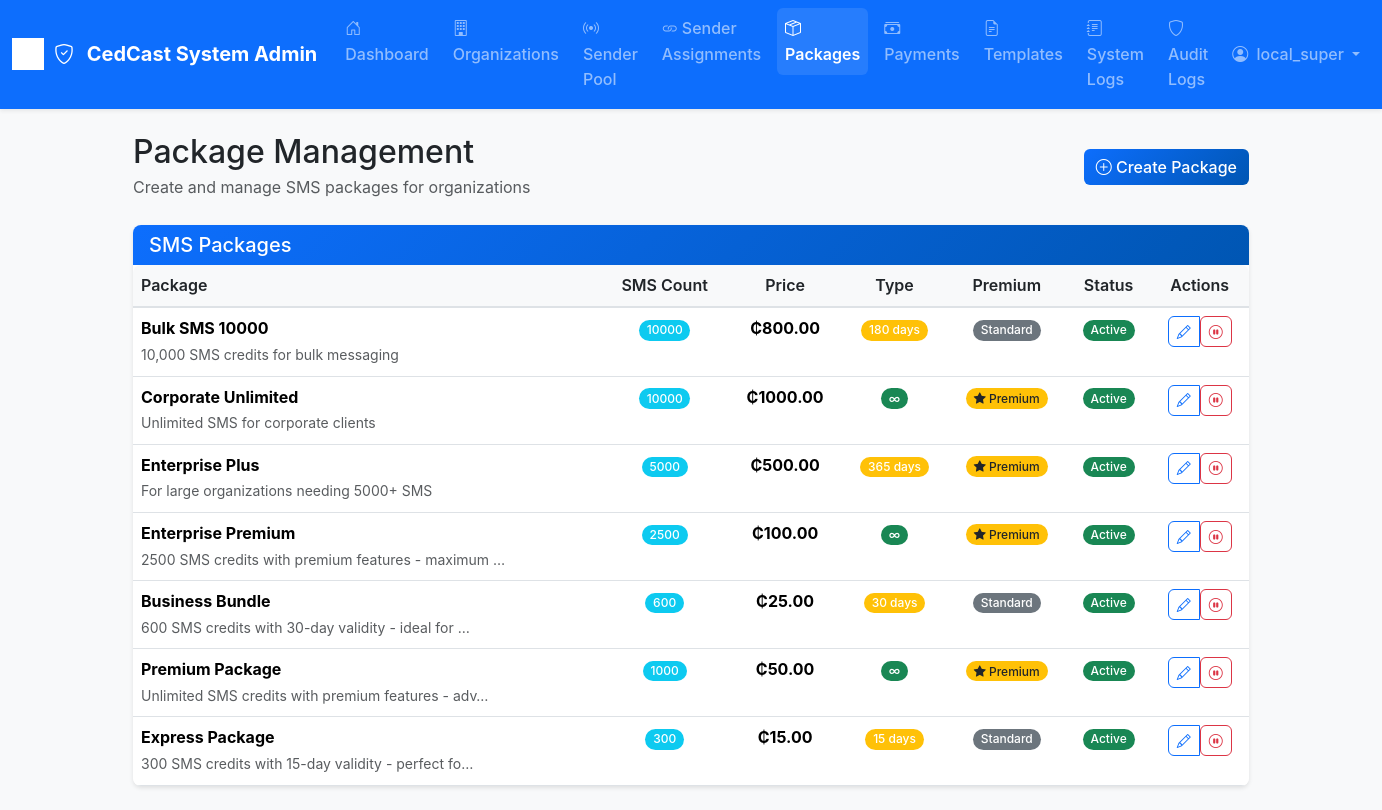
Screenshot of /super/packages/ (signed in) with the database file from the repository.
### core/models.py (models this page shows, shortened)
class User(AbstractUser):
	SUPER_ADMIN = "super_admin"
	SCHOOL_ADMIN = "school_admin"
	ORG_ADMIN = "org_admin"
	ROLE_CHOICES = [
		(SUPER_ADMIN, "Super Admin"),
		(SCHOOL_ADMIN, "School Admin"),
		(ORG_ADMIN, "Organization Admin"),
	]
	role = models.CharField(max_length=20, choices=ROLE_CHOICES)
	school = models.ForeignKey(School, on_delete=models.CASCADE, null=True, blank=True)
	organization = models.ForeignKey('Organization', on_delete=models.CASCADE, null=True, blank=True)

class Package(models.Model):
	PACKAGE_TYPE_CHOICES = [
		('expiry', 'Expiry Package'),
		('non_expiry', 'Non-Expiry Package'),
	]
	name = models.CharField(max_length=100)
	description = models.TextField(blank=True, null=True)
	price = models.DecimalField(max_digits=10, decimal_places=2)
	sms_count = models.PositiveIntegerField(help_text="Number of SMS included in the package")
	expiry_days = models.PositiveIntegerField(default=0, help_text="Days until package expires (0 for non-expiry)")
	package_type = models.CharField(max_length=20, choices=PACKAGE_TYPE_CHOICES)
	is_premium = models.BooleanField(default=False, help_text="Grants premium features")
	is_active = models.BooleanField(default=True)
	created_at = models.DateTimeField(auto_now_add=True)
	class Meta:
		ordering = ['price']

### core/views.py (the view, shortened to what this page needs)
# urls.py: path('super/packages/', views.super_packages_view, name='super_packages'),
@login_required
@user_passes_test(lambda u: u.is_superuser)
def super_packages_view(request):
    packages = Package.objects.all().order_by('-created_at')
    message = None
    context = {
        'packages': packages,
        'message': message,
    }
    return render(request, 'super_packages.html', context)

### core/templates/super_packages.html (shortened to what this page needs)
{% extends 'base.html' %}
{% load static %}
{% block content %}
{% include "super_admin_combined_nav.html" %}
<div class="container py-4">
    <div class="d-flex justify-content-between align-items-center mb-4">
        <div>
            <h2 class="mb-1">Package Management</h2>
            <p class="text-muted mb-0">Create and manage SMS packages for organizations</p>
        </div>
        <a href="{% url 'create_package' %}" class="btn btn-primary">
            <i class="bi bi-plus-circle"></i> Create Package
        </a>
    </div>
    <div class="card">
        <div class="card-header">
            <h5 class="mb-0">SMS Packages</h5>
        </div>
        <div class="card-body p-0">
            <div class="table-responsive">
                <table class="table table-hover mb-0">
                    <thead class="table-light">
                        <tr>
                            <th>Package</th>
                            <th class="text-center">SMS Count</th>
                            <th class="text-center">Price</th>
                            <th class="text-center">Type</th>
                            <th class="text-center">Premium</th>
                            <th class="text-center">Status</th>
                            <th class="text-center">Actions</th>
                        </tr>
                    </thead>
                    <tbody>
                        {% for package in packages %}
                        <tr>
                            <td>
                                <div>
                                    <div class="fw-bold">{{ package.name }}</div>
                                    {% if package.description %}
                                    <small class="text-muted">{{ package.description|truncatechars:50 }}</small>
                                    {% endif %}
                                </div>
                            </td>
                            <td class="text-center">
                                <span class="badge bg-info">{{ package.sms_count }}</span>
                            </td>
                            <td class="text-center">
                                <span class="fw-bold">₵{{ package.price }}</span>
                            </td>
                            <td class="text-center">
                                {% if package.package_type == 'expiry' %}
                                <span class="badge bg-warning">{{ package.expiry_days }} days</span>
                                {% else %}
                                <span class="badge bg-success">∞</span>
                                {% endif %}
                            </td>
                            <td class="text-center">
                                {% if package.is_premium %}
                                <span class="badge bg-warning text-dark">
                                    <i class="bi bi-star-fill"></i> Premium
                                </span>
                                {% else %}
                                <span class="badge bg-secondary">Standard</span>
                                {% endif %}
                            </td>
                            <td class="text-center">
                                {% if package.is_active %}
                                <span class="badge bg-success">Active</span>
                                {% else %}
                                <span class="badge bg-danger">Inactive</span>
                                {% endif %}
                            </td>
                            <td class="text-center">
                                <div class="btn-group" role="group">
                                    <a href="{% url 'edit_package' package.id %}" class="btn btn-sm btn-outline-primary">
                                        <i class="bi bi-pencil"></i>
                                    </a>
                                    <form method="post" class="d-inline" onsubmit="return confirm('Are you sure you want to {% if package.is_active %}deactivate{% else %}activate{% endif %} this package?')">
                                        <button type="submit" class="btn btn-sm {% if package.is_active %}btn-outline-danger{% else %}btn-outline-success{% endif %}">
                                            {% if package.is_active %}
                                            <i class="bi bi-pause-circle"></i>
                                            {% else %}
                                            <i class="bi bi-play-circle"></i>
                                            {% endif %}
                                        </button>
                                    </form>
                                </div>
                            </td>
                        </tr>
                        {% endfor %}
                    </tbody>
                </table>
            </div>
        </div>
    </div>
</div>
{% endblock %}

### core/templates/super_admin_combined_nav.html (shortened to what this page needs)
{% load static %}
<nav class="navbar navbar-expand-lg navbar-dark bg-primary shadow-sm">
    <div class="container-fluid">
        <a class="navbar-brand d-flex align-items-center fw-bold" href="{% url 'dashboard' %}">
            <img src="{% static 'images/cedcast_logo.png' %}" alt="CedCast" style="height: 32px; margin-right: 10px;" onerror="this.style.display='none'">
            <div class="d-none d-sm-block">
                <i class="bi bi-shield-check me-2"></i>
                <span>CedCast System Admin</span>
            </div>
        </a>
        <div class="collapse navbar-collapse" id="superAdminNavbar">
            <ul class="navbar-nav me-auto">
                <li class="nav-item">
                    <a class="nav-link {% if request.resolver_match.url_name == 'dashboard' %}active{% endif %}" href="{% url 'dashboard' %}">
                        <i class="bi bi-house-door me-1"></i>Dashboard
                    </a>
                </li>
                <li class="nav-item">
                    <a class="nav-link {% if request.resolver_match.url_name == 'super_orgs' %}active{% endif %}" href="{% url 'super_orgs' %}">
                        <i class="bi bi-building me-1"></i>Organizations
                    </a>
                </li>
                <li class="nav-item">
                    <a class="nav-link {% if request.resolver_match.url_name == 'sender_pool' %}active{% endif %}" href="{% url 'sender_pool' %}">
                        <i class="bi bi-broadcast me-1"></i>Sender Pool
                    </a>
                </li>
                <li class="nav-item">
                    <a class="nav-link {% if request.resolver_match.url_name == 'sender_assignments' %}active{% endif %}" href="{% url 'sender_assignments' %}">
                        <i class="bi bi-link me-1"></i>Sender Assignments
                    </a>
                </li>
                <li class="nav-item">
                    <a class="nav-link {% if request.resolver_match.url_name == 'super_packages' %}active{% endif %}" href="{% url 'super_packages' %}">
                        <i class="bi bi-box-seam me-1"></i>Packages
                    </a>
                </li>
                <li class="nav-item">
                    <a class="nav-link {% if request.resolver_match.url_name == 'super_payments' %}active{% endif %}" href="{% url 'super_payments' %}">
                        <i class="bi bi-cash-stack me-1"></i>Payments
                    </a>
                </li>
                <li class="nav-item">
                    <a class="nav-link {% if request.resolver_match.url_name == 'global_templates' %}active{% endif %}" href="{% url 'global_templates' %}">
                        <i class="bi bi-file-earmark-text me-1"></i>Templates
                    </a>
                </li>
                <li class="nav-item">
                    <a class="nav-link {% if request.resolver_match.url_name == 'system_logs' %}active{% endif %}" href="{% url 'system_logs' %}">
                        <i class="bi bi-journal-text me-1"></i>System Logs
                    </a>
                </li>
                <li class="nav-item">
                    <a class="nav-link {% if request.resolver_match.url_name == 'audit_message_logs' %}active{% endif %}" href="{% url 'audit_message_logs' %}">
                        <i class="bi bi-shield me-1"></i>Audit Logs
                    </a>
                </li>
            </ul>
            <ul class="navbar-nav">
                <li class="nav-item dropdown">
                    <a class="nav-link dropdown-toggle" href="#" id="userDropdown" role="button" data-bs-toggle="dropdown" aria-expanded="false">
                        <i class="bi bi-person-circle me-1"></i>
                        <span class="d-none d-lg-inline">{{ request.user.username }}</span>
                    </a>
                </li>
            </ul>
        </div>
    </div>
</nav>

### static/css/style.css (style rules this page uses)
:root { --primary-color: #0d6efd; --secondary-color: #6c757d; --success-color: #198754; --warning-color: #ffc107; --danger-color: #dc3545; --info-color: #0dcaf0; --light-bg: #f8f9fa; --dark-text: #212529; --border-radius: 8px; --shadow: 0 2px 4px rgba(0,0,0,0.1); --shadow-lg: 0 4px 12px rgba(0,0,0,0.15); }
body { font-family: 'Inter', -apple-system, BlinkMacSystemFont, 'Segoe UI', Roboto, sans-serif; background-color: var(--light-bg); color: var(--dark-text); line-height: 1.6; }
.navbar-brand { font-weight: 700; font-size: 1.25rem; }
.navbar-brand img { filter: brightness(0) invert(1); }
.card { border: none; border-radius: var(--border-radius); box-shadow: var(--shadow); transition: all 0.3s ease; }
.card-header { background: linear-gradient(135deg, var(--primary-color), #0056b3); color: white; border-radius: var(--border-radius) var(--border-radius) 0 0 !important; border: none; font-weight: 600; }
.btn { border-radius: 6px; font-weight: 500; transition: all 0.2s ease; }
.btn-primary { background: linear-gradient(135deg, var(--primary-color), #0056b3); border: none; }
.table { border-radius: var(--border-radius); overflow: hidden; }
.table thead th { background-color: #f8f9fa; border-bottom: 2px solid #dee2e6; font-weight: 600; color: var(--dark-text); }
.badge { font-weight: 500; border-radius: 20px; padding: 0.35em 0.65em; }

### core/templates/super_admin_combined_nav.html (style rules this page uses)
.navbar-brand { font-weight: 700; }
.nav-link { font-weight: 500; padding: 0.5rem 1rem; margin: 0 0.25rem; border-radius: 6px; transition: all 0.2s ease; }
.nav-link.active { background-color: rgba(255, 255, 255, 0.1); color: white; font-weight: 600; }

### rows the page displays
User: user.username "local_super"
Package: name "Bulk SMS 10000", description "10,000 SMS credits for bulk messaging", sms_count "10000", price "800.00", expiry_days "180", is_premium "Standard", is_active "Active"
Package: name "Corporate Unlimited", description "Unlimited SMS for corporate clients", sms_count "10000", price "1000.00", is_premium True (drawn), is_active "Active"
Package: name "Enterprise Plus", description "For large organizations needing 5000+ SMS", sms_count "5000", price "500.00", expiry_days "365", is_premium True (drawn), is_active "Active"
Package: name "Enterprise Premium", description "2500 SMS credits with premium features - maximum …", sms_count "2500", price "100.00", is_premium True (drawn), is_active "Active"
Package: name "Business Bundle", description "600 SMS credits with 30-day validity - ideal for …", sms_count "600", price "25.00", expiry_days "30", is_premium "Standard", is_active "Active"
Package: name "Premium Package", description "Unlimited SMS credits with premium features - adv…", sms_count "1000", price "50.00", is_premium True (drawn), is_active "Active"
Package: name "Express Package", description "300 SMS credits with 15-day validity - perfect fo…", sms_count "300", price "15.00", expiry_days "15", is_premium "Standard", is_active "Active"
